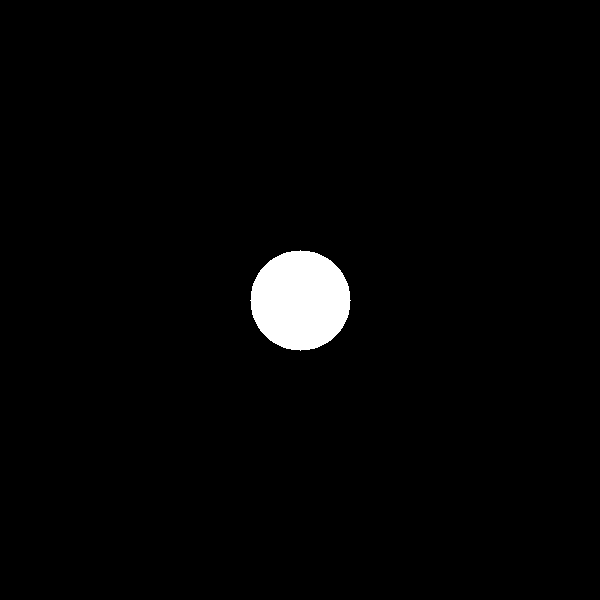
%> input picture Fig0533(a)(circle).tif, 600 x 600 px
$ octave random_image_reconstruction.m   (GNU Octave 9; MATLAB toolbox functions it lacks are replaced by stand-ins)
%> lines starting %> are read from the running program, lines starting %| are printed output that depends on the picture; in (x1, y1, x2, y2) boxes, pixels count from 0 and x2, y2 are one past the last pixel; in counts of white or black regions, pixels touching at a corner belong together; the program's own positions count from 1
% First we make axes visible for the Image Scale
iptsetpref('ImshowAxesVisible','on')

%Read the Image from Local Computer Using Imread Function.
I=imread("Fig0533(a)(circle).tif")
%> I is the input picture: size 600x600 uint8; 2.2% white; 1 white region, box (x1, y1, x2, y2) and area: (250, 250, 351, 351) 7845
I(25:75, 25:75) = 1;
%> I: size 600x600 uint8; 0.72% of pixels changed, all inside (x1, y1, x2, y2) = (24, 24, 75, 75)

% We create the Random Transform function that will help in Image
% Reconstruction.
theta = 0:360;
[R,xp] = radon(I,theta);
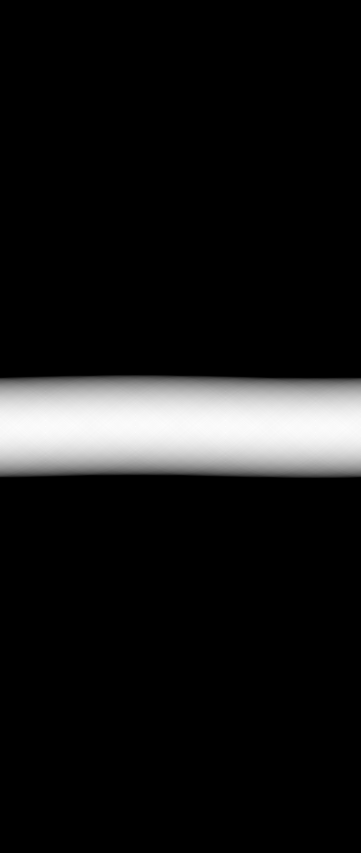
%> R: size 853x361 double; min 0, max 25974.9, mean 2348.3; drawn with min black and max white
%> xp = 853 values from -426 to 426

%Display The Image on the Axes using imshow function.
imshow(R,[],'Xdata',theta,'Ydata',xp,'InitialMagnification','fit')
xlabel('\theta (degrees)')
ylabel('x''')
colormap(gca,hot), colorbar
%> after `colorbar`:
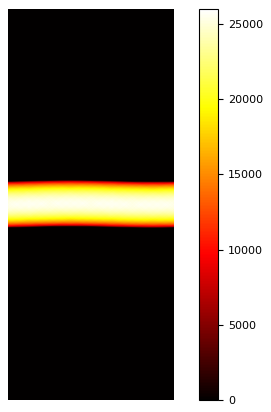
%> figure redrawn from the program's plot data
